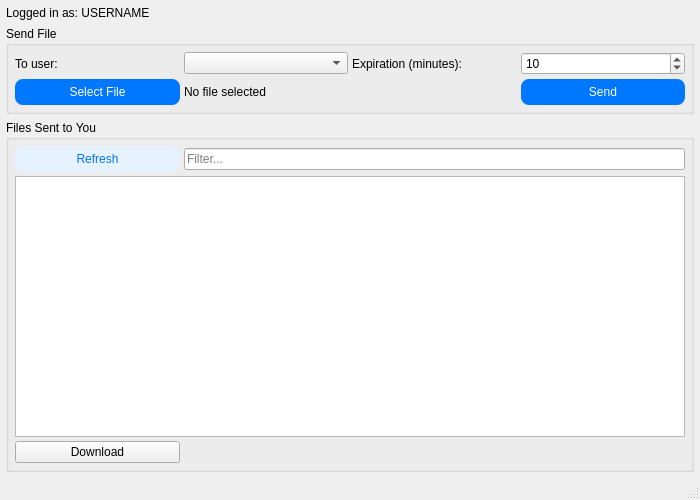
<?xml version="1.0" encoding="UTF-8"?>
<ui version="4.0">
 <class>SendFileWindow</class>
 <widget class="QMainWindow" name="SendFileWindow">
  <property name="geometry">
   <rect>
    <x>0</x>
    <y>0</y>
    <width>700</width>
    <height>500</height>
   </rect>
  </property>
  <property name="windowTitle">
   <string>Send Files</string>
  </property>
  <widget class="QWidget" name="centralwidget">
   <layout class="QVBoxLayout" name="mainLayout">
    <property name="spacing">
     <number>6</number>
    </property>
    <property name="leftMargin">
     <number>6</number>
    </property>
    <property name="topMargin">
     <number>6</number>
    </property>
    <property name="rightMargin">
     <number>6</number>
    </property>
    <property name="bottomMargin">
     <number>6</number>
    </property>
    <item>
     <widget class="QLabel" name="label_current_user">
      <property name="text">
       <string>Logged in as: USERNAME</string>
      </property>
     </widget>
    </item>
    <item>
     <widget class="QGroupBox" name="group_send">
      <property name="title">
       <string>Send File</string>
      </property>
      <layout class="QGridLayout" name="layout_send">
       <property name="leftMargin">
        <number>6</number>
       </property>
       <property name="topMargin">
        <number>6</number>
       </property>
       <property name="rightMargin">
        <number>6</number>
       </property>
       <property name="bottomMargin">
        <number>6</number>
       </property>
       <property name="spacing">
        <number>4</number>
       </property>
       <item row="1" column="1">
        <widget class="QComboBox" name="combo_receiver"/>
       </item>
       <item row="1" column="0">
        <widget class="QLabel" name="label_receiver">
         <property name="text">
          <string>To user:</string>
         </property>
        </widget>
       </item>
       <item row="1" column="3">
        <widget class="QSpinBox" name="spin_minutes">
         <property name="minimum">
          <number>1</number>
         </property>
         <property name="maximum">
          <number>1440</number>
         </property>
         <property name="value">
          <number>10</number>
         </property>
        </widget>
       </item>
       <item row="5" column="1" colspan="2">
        <widget class="QLabel" name="lbl_file">
         <property name="text">
          <string>No file selected</string>
         </property>
        </widget>
       </item>
       <item row="5" column="3">
        <widget class="QPushButton" name="btn_send">
         <property name="styleSheet">
          <string notr="true">
QPushButton {
    background-color: #0077ff;
    color: white;
    border-radius: 8px;
    padding: 6px;
}
</string>
         </property>
         <property name="text">
          <string>Send</string>
         </property>
        </widget>
       </item>
       <item row="1" column="2">
        <widget class="QLabel" name="label_minutes">
         <property name="text">
          <string>Expiration (minutes):</string>
         </property>
        </widget>
       </item>
       <item row="5" column="0">
        <widget class="QPushButton" name="btn_select">
         <property name="styleSheet">
          <string notr="true">
background-color: #0077ff;
color: white;
border-radius: 8px;
padding: 6px;
</string>
         </property>
         <property name="text">
          <string>Select File</string>
         </property>
        </widget>
       </item>
      </layout>
     </widget>
    </item>
    <item>
     <widget class="QGroupBox" name="group_incoming">
      <property name="title">
       <string>Files Sent to You</string>
      </property>
      <layout class="QGridLayout" name="layout_incoming">
       <property name="leftMargin">
        <number>6</number>
       </property>
       <property name="topMargin">
        <number>6</number>
       </property>
       <property name="rightMargin">
        <number>6</number>
       </property>
       <property name="bottomMargin">
        <number>6</number>
       </property>
       <property name="spacing">
        <number>4</number>
       </property>
       <item row="0" column="0">
        <widget class="QPushButton" name="btn_refresh">
         <property name="styleSheet">
          <string notr="true">
background-color: #e6f2ff;
color: #0077ff;
border-radius: 8px;
padding: 6px;
</string>
         </property>
         <property name="text">
          <string>Refresh</string>
         </property>
        </widget>
       </item>
       <item row="0" column="1" colspan="3">
        <widget class="QLineEdit" name="input_filter">
         <property name="placeholderText">
          <string>Filter...</string>
         </property>
        </widget>
       </item>
       <item row="1" column="0" colspan="4">
        <widget class="QListWidget" name="list_incoming"/>
       </item>
       <item row="2" column="0">
        <widget class="QPushButton" name="btn_download">
         <property name="text">
          <string>Download</string>
         </property>
        </widget>
       </item>
      </layout>
     </widget>
    </item>
   </layout>
  </widget>
  <widget class="QStatusBar" name="statusbar"/>
 </widget>
 <resources/>
 <connections/>
</ui>
